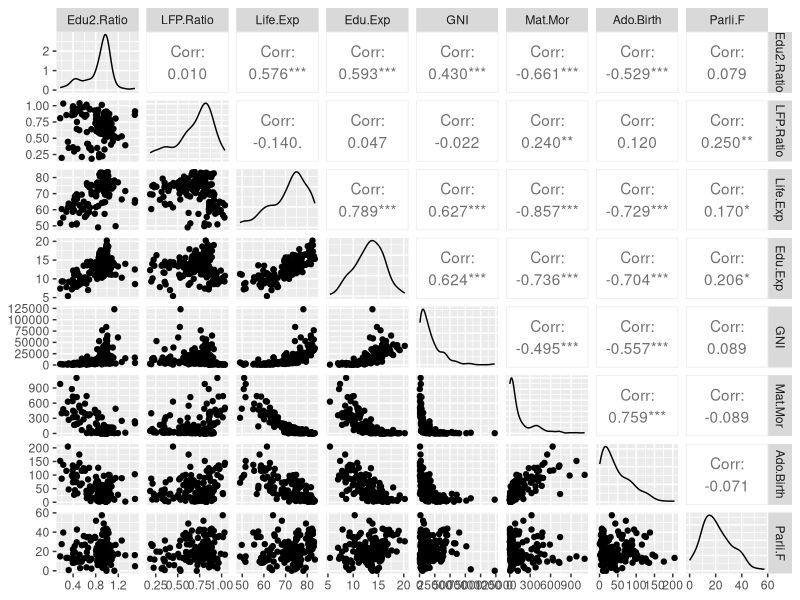
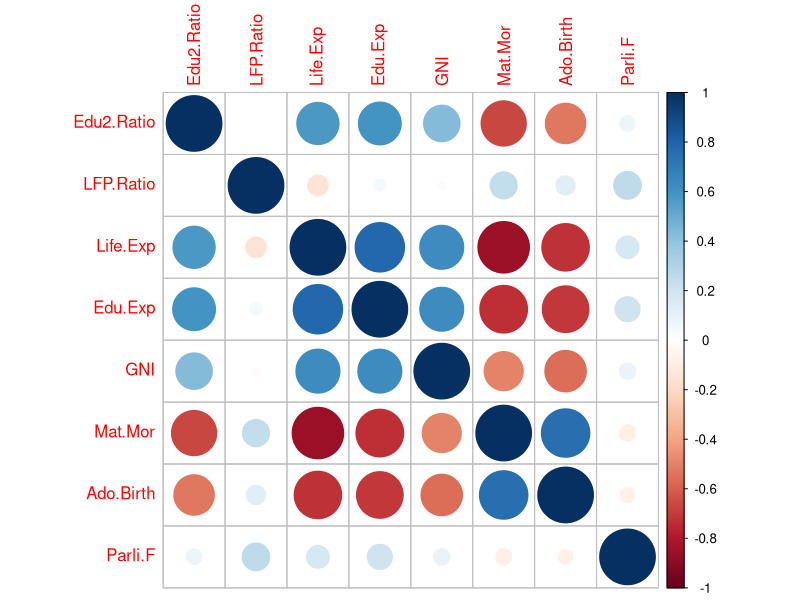
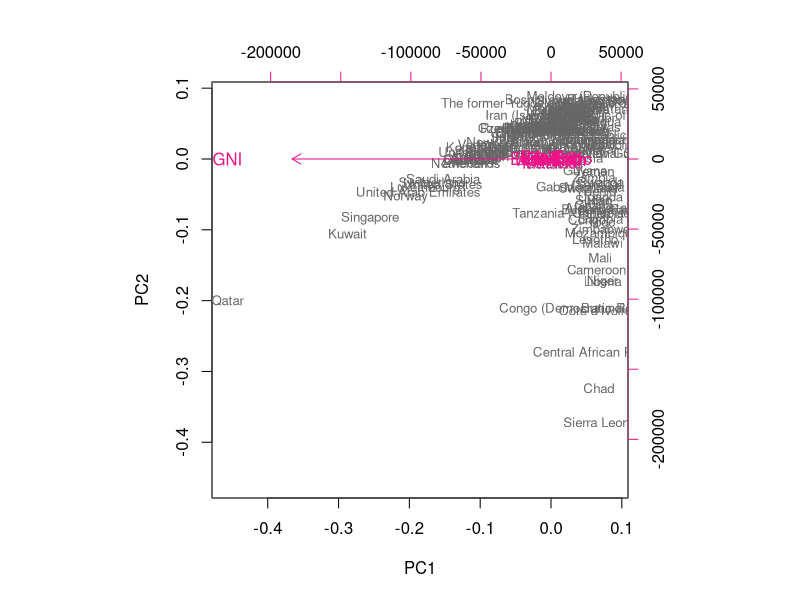
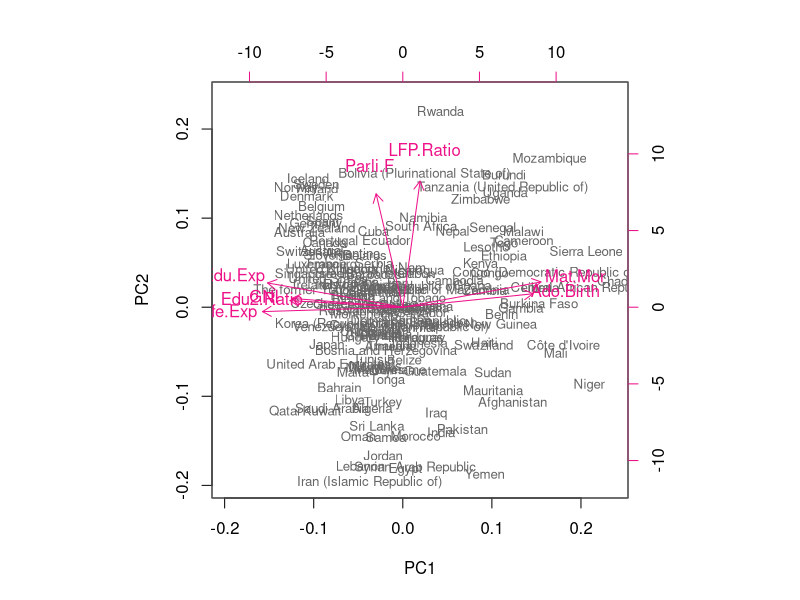
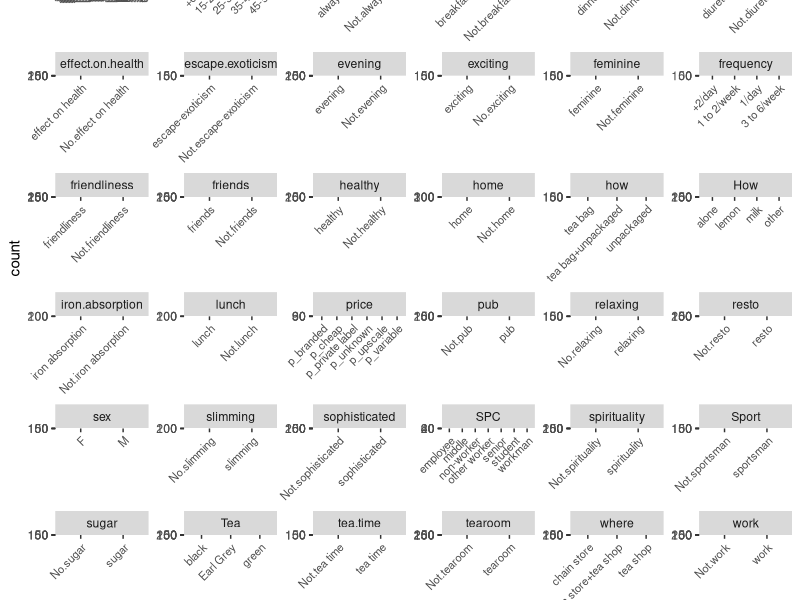
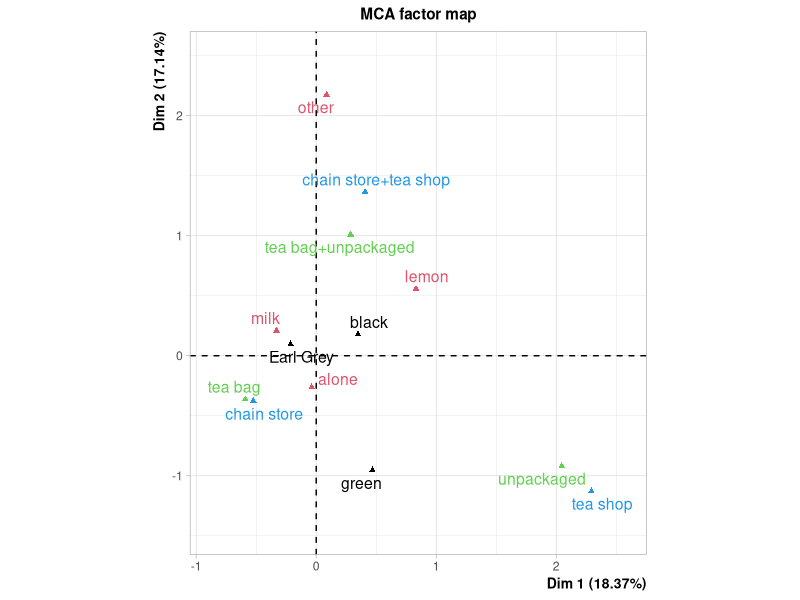

Write R code to recreate these figures, in order.
## ---- chunk 1
knitr::opts_chunk$set(echo = TRUE)
## ---- chunk 2
human = read.table("data/human.csv", header=TRUE, sep=" ")
## ---- chunk 3
library(GGally)
library(corrplot)
library(dplyr)
## ---- chunk 4
summary(human)
## ---- chunk 5
# visualize the 'human' variables
ggpairs(human)

## ---- chunk 6

# compute the correlation matrix and visualize it with corrplot
cor(human) %>% corrplot
## ---- chunk 7
# perform principal component analysis
pca_human <- prcomp(human)
summary(pca_human)
## ---- chunk 8
biplot(pca_human, choices = 1:2, cex = c(0.8, 1), col = c("grey40", "deeppink2"))
## ---- chunk 9
# perform principal component analysis (with the SVD method)
human_std <- scale(human)
## ---- chunk 10
# perform principal component analysis (with the SVD method)
pca_human_std <- prcomp(human_std)
## ---- chunk 11
summary(pca_human_std)
## ---- chunk 12
# draw a biplot of the principal component representation and the original variables
biplot(pca_human_std, choices = 1:2, cex = c(0.8, 1), col = c("grey40", "deeppink2"))
## ---- chunk 13
install.packages('FactoMineR', repos = "http://cloud.r-project.org")
library(FactoMineR)
data(tea)
## ---- chunk 14
summary(tea)
str(tea)
## ---- chunk 15
# visualize the dataset
library(tidyr)
gather(tea) %>% ggplot(aes(value)) + facet_wrap("key", scales = "free") + geom_bar() + theme(axis.text.x = element_text(angle = 45, hjust = 1, size = 8))
## ---- chunk 16
# column names to keep in the dataset
keep_columns <- c("Tea", "How", "how", "where")

# select the 'keep_columns' to create a new dataset
tea_vars <- select(tea, one_of(keep_columns))
head(tea_vars)
## ---- chunk 17
# multiple correspondence analysis
mca <- MCA(tea_vars, graph = FALSE)
# summary of the model
summary(mca)
## ---- chunk 18
# visualize MCA
plot(mca, invisible=c("ind"), habillage = "quali")
